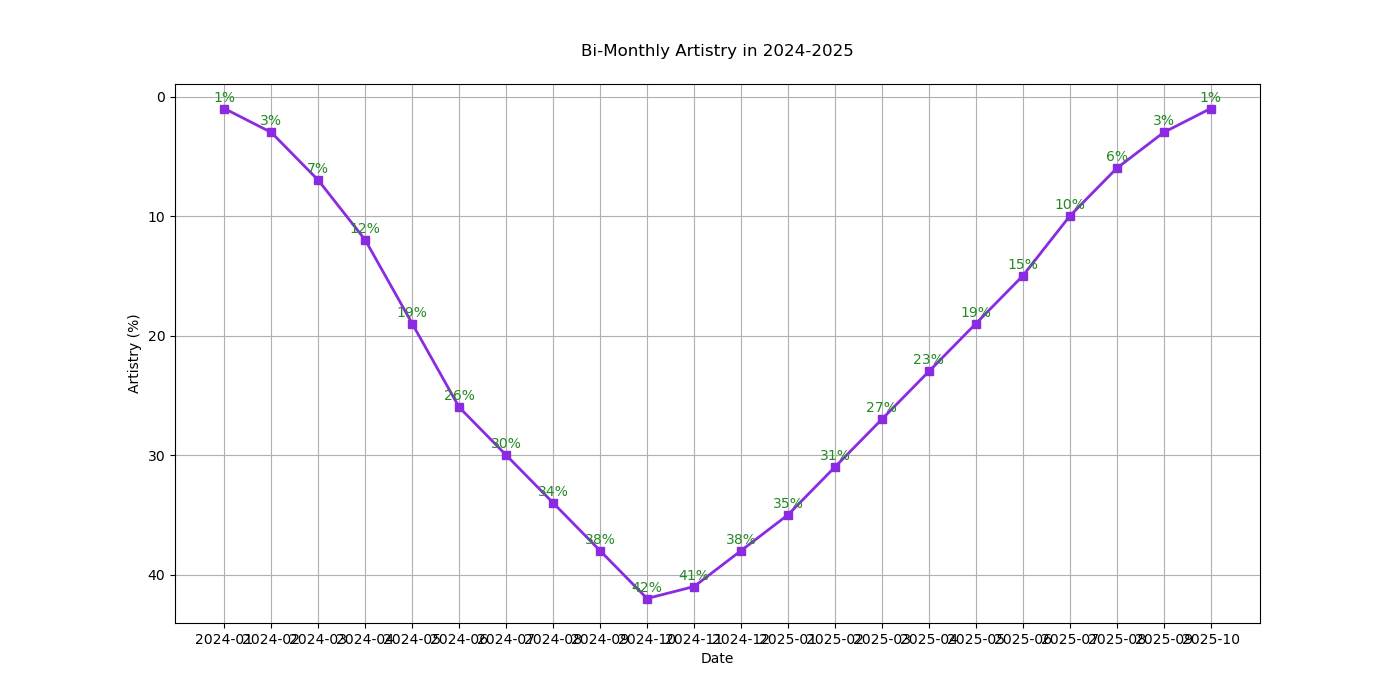

Python code for this plot:

import matplotlib.pyplot as plt
import pandas as pd

# Data
dates = [
    "2024-01", "2024-02", "2024-03", "2024-04", "2024-05", "2024-06", "2024-07", "2024-08",
    "2024-09", "2024-10", "2024-11", "2024-12", "2025-01", "2025-02", "2025-03", "2025-04",
    "2025-05", "2025-06", "2025-07", "2025-08", "2025-09", "2025-10"
]
artistry = [
    1, 3, 7, 12, 19, 26, 30, 34, 38, 42, 41, 38, 35, 31, 27, 23, 19, 15, 10, 6, 3, 1
]

# Create the plot
plt.figure(figsize=(14, 7))
plt.plot(dates, artistry, marker='s', color="#8A2BE2", linewidth=2)

# Annotations
for i, value in enumerate(artistry):
    plt.annotate(f"{value}%", (dates[i], value), textcoords="offset points", xytext=(0, 5),
                 ha='center', color="#228B22")

# Improve the visual appeal with labels, title, and grid
plt.xlabel('Date')
plt.ylabel('Artistry (%)')
plt.title('Bi-Monthly Artistry in 2024-2025', pad=20)
plt.grid(True)
plt.gca().invert_yaxis()  # Invert the y-axis

# Show the plot
plt.show()
